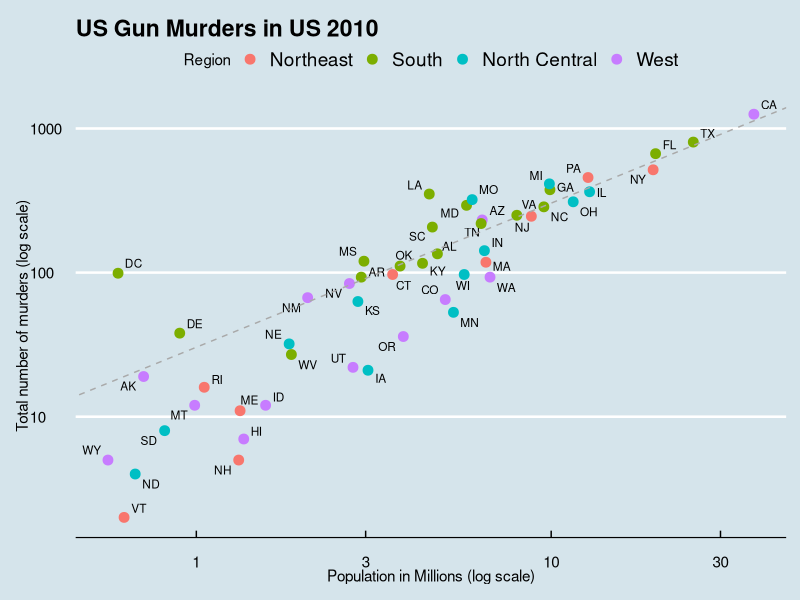

The R source for this figure:
library(tidyverse)
library(ggrepel)
library(ggthemes)
library(dslabs)
data(murders)
##define slope
r<-murders%>%summarise(rate=sum(total)/sum(population)*10^6)%>%.$rate
##plot graph
murders%>%ggplot(aes(population/10^6,total,label=abb))+
geom_point(aes(col=region),size=3)+
geom_text_repel(size=3)+
scale_x_log10()+
scale_y_log10()+
geom_abline(intercept=log10(r),lty=2,color="darkgrey")+
xlab("Population in Millions (log scale)")+
ylab("Total number of murders (log scale)")+
ggtitle("US Gun Murders in US 2010")+
scale_color_discrete("Region")+
theme_economist()
